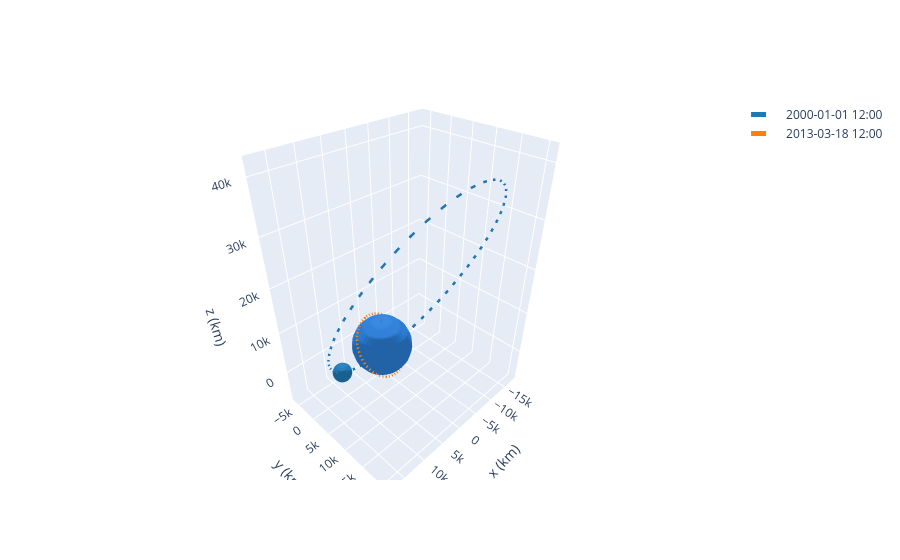

Here is the notebook cell this chart was saved with:
### Code cell
frame = OrbitPlotter3D()

frame.plot(molniya)
frame.plot(iss)

### Figure 1 — Plotly figure (JSON) as saved in the notebook; plotly's stock layout.template omitted (floating-point values rounded to 4 significant figures; data arrays with more than 128 entries replaced by an {"elided": "..."} marker saying what was removed)
{"data": [{"cauto": false, "cmax": 1, "cmin": 1, "colorscale": [[0, "#2a7bd1"], [1, "#2a7bd1"]], "name": "Earth", "showscale": false, "type": "surface", "x": {"elided": "20x20 float values"}, "y": {"elided": "20x20 float values"}, "z": {"elided": "20x20 float values"}}, {"line": {"color": "rgb(31, 119, 180)", "dash": "dash", "width": 5}, "mode": "lines", "name": "2000-01-01 12:00", "type": "scatter3d", "x": {"elided": "150 float values"}, "y": {"elided": "150 float values"}, "z": {"elided": "150 float values"}}, {"cauto": false, "cmax": 1, "cmin": 1, "colorscale": [[0, "rgb(31, 119, 180)"], [1, "rgb(31, 119, 180)"]], "name": "2000-01-01 12:00", "showscale": false, "type": "surface", "x": {"elided": "20x20 float values"}, "y": {"elided": "20x20 float values"}, "z": {"elided": "20x20 float values"}}, {"cauto": false, "cmax": 1, "cmin": 1, "colorscale": [[0, "#2a7bd1"], [1, "#2a7bd1"]], "name": "Earth", "showscale": false, "type": "surface", "x": {"elided": "20x20 float values"}, "y": {"elided": "20x20 float values"}, "z": {"elided": "20x20 float values"}}, {"cauto": false, "cmax": 1, "cmin": 1, "colorscale": [[0, "#2a7bd1"], [1, "#2a7bd1"]], "name": "Earth", "showscale": false, "type": "surface", "x": {"elided": "20x20 float values"}, "y": {"elided": "20x20 float values"}, "z": {"elided": "20x20 float values"}}, {"line": {"color": "rgb(255, 127, 14)", "dash": "dash", "width": 5}, "mode": "lines", "name": "2013-03-18 12:00", "type": "scatter3d", "x": {"elided": "150 float values"}, "y": {"elided": "150 float values"}, "z": {"elided": "150 float values"}}, {"cauto": false, "cmax": 1, "cmin": 1, "colorscale": [[0, "rgb(255, 127, 14)"], [1, "rgb(255, 127, 14)"]], "name": "2013-03-18 12:00", "showscale": false, "type": "surface", "x": {"elided": "20x20 float values"}, "y": {"elided": "20x20 float values"}, "z": {"elided": "20x20 float values"}}, {"cauto": false, "cmax": 1, "cmin": 1, "colorscale": [[0, "#2a7bd1"], [1, "#2a7bd1"]], "name": "Earth", "showscale": false, "type": "surface", "x": {"elided": "20x20 float values"}, "y": {"elided": "20x20 float values"}, "z": {"elided": "20x20 float values"}}], "layout": {"autosize": true, "scene": {"aspectmode": "data", "xaxis": {"title": {"text": "x (km)"}}, "yaxis": {"title": {"text": "y (km)"}}, "zaxis": {"title": {"text": "z (km)"}}}}}
